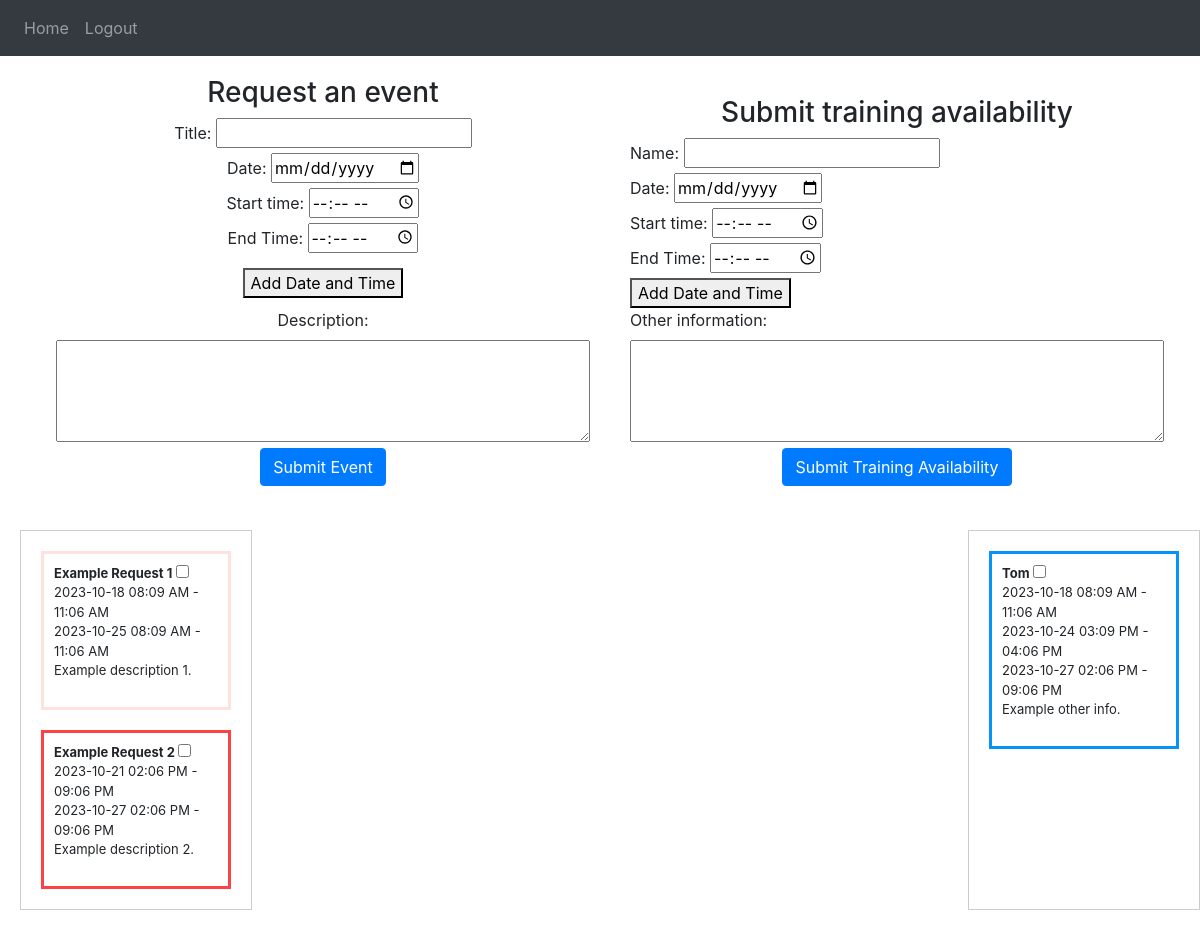
Screenshot of / (signed in) with the database file from the repository.
### website/models.py (models this page shows)
class Event(db.Model):
    id = db.Column(db.Integer, primary_key=True)
    dates = db.relationship('EventDate', secondary=event_date_association, back_populates='events')
    title = db.Column(db.String(150))
    description = db.Column(db.String(1500))

class EventDate(db.Model):
    id = db.Column(db.Integer, primary_key=True)
    start_date = db.Column(db.DateTime(timezone=True))
    end_date = db.Column(db.DateTime(timezone=True))
    formatted_start_date = db.Column(db.String(100))
    formatted_end_time = db.Column(db.String(100))
    iso_formatted_start_date = db.Column(db.String(100))
    iso_formatted_end_date = db.Column(db.String(100))
    events = db.relationship('Event', secondary=event_date_association, back_populates='dates',order_by='EventDate.start_date')

class Trainer(db.Model):
    id = db.Column(db.Integer, primary_key=True)
    name = db.Column(db.String(150))
    dates = db.relationship('TrainerDate', secondary=trainer_date_association, back_populates='trainers')
    other_info = db.Column(db.String(1500))

class TrainerDate(db.Model):
    id = db.Column(db.Integer, primary_key=True)
    start_date = db.Column(db.DateTime(timezone=True))
    end_date = db.Column(db.DateTime(timezone=True))
    formatted_start_date = db.Column(db.String(100))
    formatted_end_time = db.Column(db.String(100))
    iso_formatted_start_date = db.Column(db.String(100))
    iso_formatted_end_date = db.Column(db.String(100))
    trainers = db.relationship('Trainer', secondary=trainer_date_association, back_populates='dates',order_by='TrainerDate.start_date')

### website/views.py (the view)
@views.route('/', methods=['GET', 'POST'])
@login_required
def home():
    events = Event.query.all()
    for event in events:
        if event.dates:
            event.dates.sort(key=lambda date: date.start_date)
    trainers = Trainer.query.all()
    for trainer in trainers:
        if trainer.dates:
            trainer.dates.sort(key=lambda date: date.start_date)
    return render_template("home.html", user=current_user, events=events, trainers = trainers, colors = colors)

### website/__init__.py (called while the page is built)
def create_app():
    app = Flask(__name__)
    app.config['SECRET_KEY'] = 'hjshjhdjah kjshkjdhjs'
    app.config['SQLALCHEMY_DATABASE_URI'] = f'sqlite:///{DB_NAME}'
    db.init_app(app)
    from .views import views
    from .auth import auth
    app.register_blueprint(views, url_prefix='/')
    app.register_blueprint(auth, url_prefix='/')
    from .models import User, Note, Event, EventDate
    with app.app_context():
        db.create_all()
    login_manager = LoginManager()
    login_manager.login_view = 'auth.login'
    login_manager.init_app(app)
    @login_manager.user_loader
    def load_user(id):
        return User.query.get(int(id))
    return app

### website/templates/home.html (shortened to what this page needs)
{% extends "base.html" %} {% block title %}Home{% endblock %} {% block content
%}
<div class="form-container">
<div id="submit_event">
  <h3 align="center">Request an event</h1>
  <form id = "event_form" action="/submit-event" method="POST">
    <label for="event_title">Title:</label>
    <input type="text" id="event_title" name="event_title" required /><br />
    <div id="availability">
      <div class="date-time-entry">
        <label for="event_date">Date:</label>
        <input type="date" name="date[]" required /><br />
        <label for="event_date">Start time:</label>
        <input type="time" name="start_time[]" required /><br />
        <label for="event_date">End Time:</label>
        <input type="time" name="end_time[]" required /><br />
      </div>
    </div>
    <button type="button" id="add-date-time">Add Date and Time</button>
    <br />
    <label for="event_description">Description:</label><br />
    <textarea
      id="event_description"
      name="event_description"
      rows="4"
      cols="50"
      required
    ></textarea
    ><br />
    <div align="center">
      <button type="submit" form = "event_form" class="btn btn-primary">Submit Event</button>
    </div>
  </form>
  <br />
</div>
<div id="submit_trainer">
  <h3 align="center">Submit training availability</h1>
  <form id = "trainer_form" action="/submit-trainer" method="POST">
    <label for="trainer_name">Name:</label>
    <input type="text" id="trainer_name" name="trainer_name" required /><br />
    <div id="trainer-availability">
      <div class="trainer-date-time-entry">
        <label for="trainer_date">Date:</label>
        <input type="date" name="date[]" required /><br />
        <label for="trainer_date">Start time:</label>
        <input type="time" name="start_time[]" required /><br />
        <label for= "trainer_date">End Time:</label>
        <input type="time" name="end_time[]" required /><br />
      </div>
    </div>
    <button type="button" id="trainer-add-date-time">Add Date and Time</button>
    <br />
    <label for="other_info">Other information:</label><br />
    <textarea
      id="other_info"
      name="other_info"
      rows="4"
      cols="50"
    ></textarea
    ><br />
    <div align="center">
      <button type="submit" form="trainer_form" class="btn btn-primary">Submit Training Availability</button>
    </div>
  </form>
  <br />
</div>
</div>
<div class="schedule_container">
  <div class="box">
    <ul class="list-group list-group-flush" id="notes">
      {% for event in events %}
      <li
        id="event_{{event.id}}"
        class="list-group-item"
        style="border-color: {{ colors[(event.id - 1) % colors|length][1] }}; border-width: 3px;"
      >
        <strong>{{event.title}}</strong>
        <input
          type="checkbox"
          class="event-checkbox"
          event-id = "{{ event.id }}"
        >
        <br />
        {% for date in event.dates %} {{date.formatted_start_date}} - {{date.formatted_end_time}}<br />
        {% endfor %}
        <p>{{ event.description }}</p>
      </li>
      {% endfor %}
    </ul>
  </div>
  <div id="calendar">
  </div>
  <div class="box">
    <ul class="list-group list-group-flush" id="notes">
      {% for trainer in trainers %}
      <li
        id="trainer_{{trainer.id}}"
        class="list-group-item"
        style="border-color: {{ colors[(colors|length - 1) - ((trainer.id - 1) % colors|length)][1] }}; border-width: 3px;"
      >
        <strong>{{trainer.name}}</strong>
        <input
          type="checkbox"
          class="trainer-checkbox"
          trainer-id = "{{ trainer.id }}"
          trainer-name="{{ trainer.name }}"
        >
        <br />
        {% for date in trainer.dates %} {{date.formatted_start_date}} - {{date.formatted_end_time}}<br />
        {% endfor %}
        <p>{{ trainer.other_info }}</p>
      </li>
      {% endfor %}
    </ul>
  </div>
</div>
<div>
  <br />
  <br />
</div>
{% endblock %}

### website/templates/base.html (shortened to what this page needs)
<!DOCTYPE html>
<html>
  <head>
    <link
      rel="stylesheet"
      href="https://stackpath.bootstrapcdn.com/bootstrap/4.4.1/css/bootstrap.min.css"
    />
    <link
      rel="stylesheet"
      href="https://stackpath.bootstrapcdn.com/font-awesome/4.7.0/css/font-awesome.min.css"
    />
    <link rel="stylesheet" type="text/css" href="{{url_prefix}}/static/styles/web.css">
  </head>
  <body>
    <nav class="navbar navbar-expand-lg navbar-dark bg-dark">
      <div class="collapse navbar-collapse" id="navbar">
        <div class="navbar-nav">
          {% if user.is_authenticated %}
          <a class="nav-item nav-link" id="home" href="/">Home</a>
          <a class="nav-item nav-link" id="logout" href="/logout">Logout</a>
          {% else %}
          <a class="nav-item nav-link" id="login" href="/login">Login</a>
          <a class="nav-item nav-link" id="signUp" href="/sign-up">Sign Up</a>
          {% endif %}
        </div>
      </div>
    </nav>
    <div class="container">{% block content %} {% endblock %}</div>
  </body>
</html>

### website/static/styles/web.css (style rules this page uses)
#submit_event { display: block; margin-bottom: 20px; justify-content: center; align-items: center; text-align: center; }
#add-date-time { margin: 10px; }
.schedule_container { display: grid; grid-template-columns: 1fr 3fr 1fr; gap: 10px; width: 100%; box-sizing: border-box; }
.container { margin: 10px !important; padding: 10px !important; box-sizing: border-box !important; width: 100% !important; justify-content: center !important; align-items: center !important; max-width: none !important; }
.list-group-item { margin: 10px !important; padding: 10px !important; font-size: small; }
body { margin: 0; justify-content: center; align-items: center; }
.box { padding: 10px; border: 1px solid #ccc; }

### website/templates/home.html (style rules this page uses)
.form-container { display: flex; align-items: center; justify-content: center; }
.form-container form { margin: 0 20px; }

### rows the page displays
Event: title "Example Request 1", description "Example description 1."
EventDate: formatted_start_date "2023-10-18 08:09 AM", formatted_end_time "11:06 AM"
EventDate: formatted_start_date "2023-10-25 08:09 AM", formatted_end_time "11:06 AM"
Event: title "Example Request 2", description "Example description 2."
EventDate: formatted_start_date "2023-10-21 02:06 PM", formatted_end_time "09:06 PM"
EventDate: formatted_start_date "2023-10-27 02:06 PM", formatted_end_time "09:06 PM"
Trainer: name "Tom", other_info "Example other info."
TrainerDate: formatted_start_date "2023-10-18 08:09 AM", formatted_end_time "11:06 AM"
TrainerDate: formatted_start_date "2023-10-24 03:09 PM", formatted_end_time "04:06 PM"
TrainerDate: formatted_start_date "2023-10-27 02:06 PM", formatted_end_time "09:06 PM"
